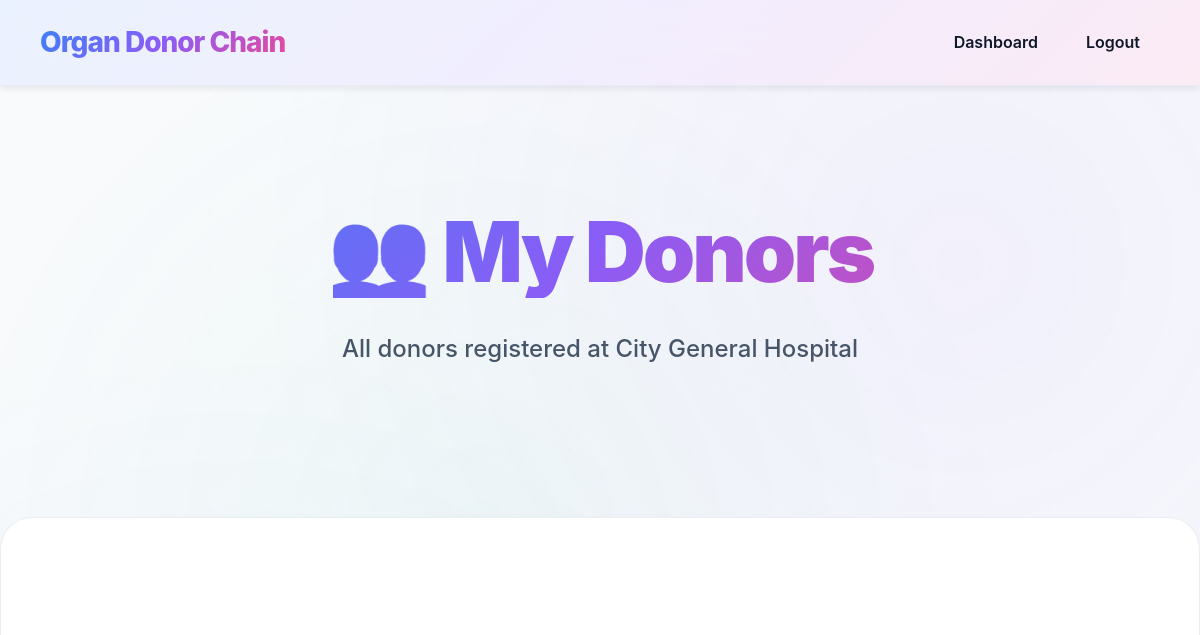
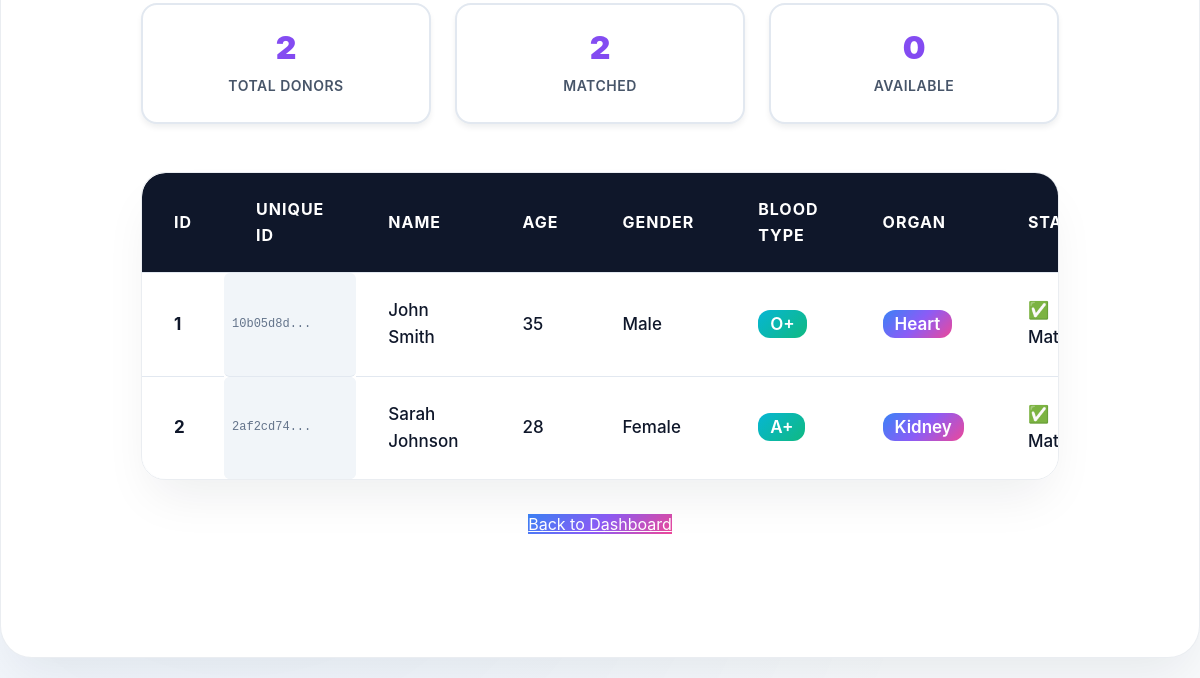
/hospital_donors (signed in), run on an earlier commit of the app's database (2 pictures, top to bottom).
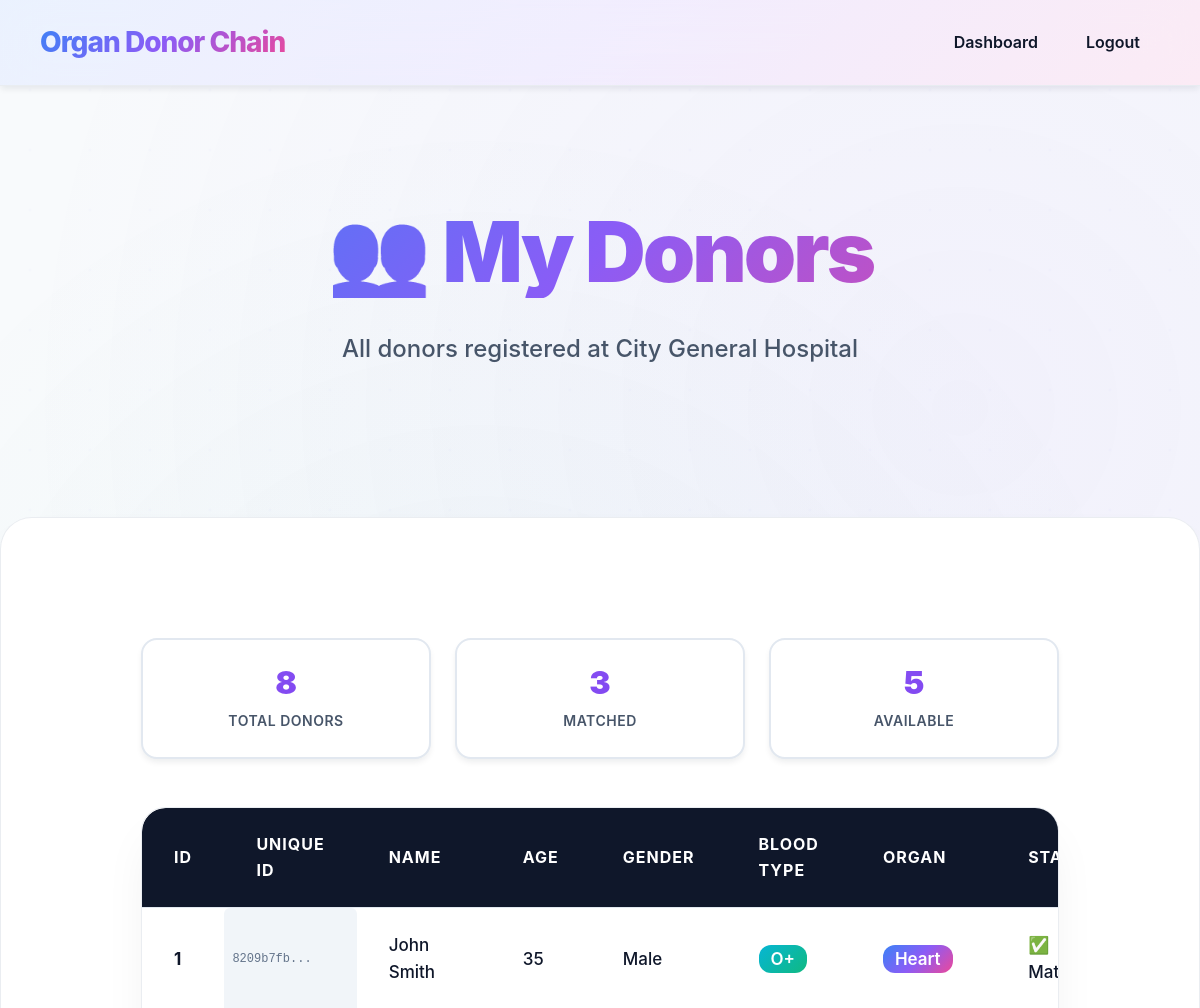
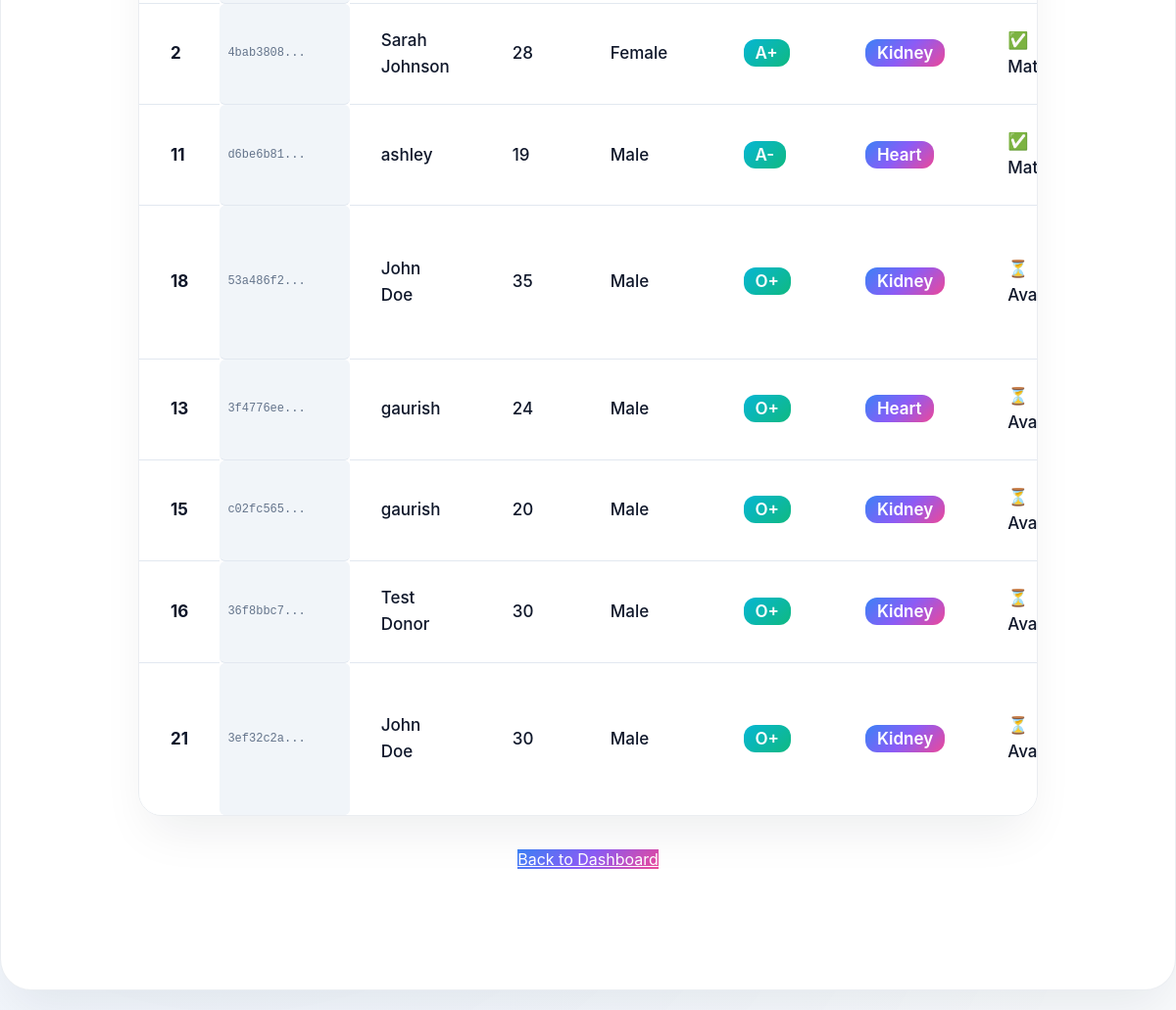
And on a later commit of the database (2 pictures, top to bottom).
### tables this page shows
CREATE TABLE donor (
        id INTEGER PRIMARY KEY AUTOINCREMENT,
        unique_id TEXT UNIQUE,
        hospital_id INTEGER,
        name TEXT,
        age INTEGER,
        gender TEXT,
        blood_type TEXT,
        organ TEXT,
        status TEXT DEFAULT 'Not Matched',
        registration_date TEXT DEFAULT CURRENT_TIMESTAMP, medical_document_path TEXT,
        FOREIGN KEY (hospital_id) REFERENCES hospital(id)
    );

### server/app.py (the view)
@app.route('/hospital_donors')
def hospital_donors():
    if 'hospital' not in session:
        return redirect('/login')
    hospital_id = session['hospital']
    hospital_name = session.get('hospital_name')
    conn = sqlite3.connect(DB)
    c = conn.cursor()
    try:
        c.execute('''
            SELECT id, unique_id, name, age, gender, blood_type, organ, status, registration_date, medical_document_path
            FROM donor
            WHERE hospital_id = ?
            ORDER BY registration_date ASC
        ''', (hospital_id,))
        donors = c.fetchall()
    except sqlite3.OperationalError:
        c.execute('''
            SELECT id, name, age, gender, blood_type, organ, status
            FROM donor
            WHERE hospital_id = ?
            ORDER BY id ASC
        ''', (hospital_id,))
        old_donors = c.fetchall()
        donors = [(d[0], 'N/A', d[1], d[2], d[3], d[4], d[5], d[6], 'N/A') for d in old_donors]
    conn.close()
    return render_template('hospital_donors.html', donors=donors, hospital_name=hospital_name)

### server/app.py (called while the page is built)
@app.template_filter('basename')
def basename_filter(path):
    if path:
        return os.path.basename(path)
    return ''

### client/templates/hospital_donors.html (shortened to what this page needs)
<!DOCTYPE html>
<html>
<head>
    <link rel="stylesheet" href="../static/style.css">
    <link rel="stylesheet" href="https://cdnjs.cloudflare.com/ajax/libs/font-awesome/6.0.0/css/all.min.css">
</head>
<body>
<nav class="navbar">
    <div class="nav-container">
        <a class="brand" href="/login">Organ Donor Chain</a>
        <ul class="nav-links">
            <li><a href="/hospital_dashboard">Dashboard</a></li>
            <li><a href="/logout">Logout</a></li>
        </ul>
    </div>
</nav>
<section class="hero">
    <div class="hero-inner">
        <h1>👥 My Donors</h1>
        <p>All donors registered at {{ hospital_name }}</p>
    </div>
</section>
<div class="container container-wide">
    <div class="stats-header">
        <div class="stat-card">
            <div class="stat-number">{{ donors|length }}</div>
            <div class="stat-label">Total Donors</div>
        </div>
        <div class="stat-card">
            <div class="stat-number">{{ donors|selectattr('7', 'equalto', 'Matched')|list|length }}</div>
            <div class="stat-label">Matched</div>
        </div>
        <div class="stat-card">
            <div class="stat-number">{{ donors|selectattr('7', 'equalto', 'Not Matched')|list|length }}</div>
            <div class="stat-label">Available</div>
        </div>
    </div>
    <div class="table-container">
        <table>
            <thead>
                <tr>
                    <th>ID</th>
                    <th>Unique ID</th>
                    <th>Name</th>
                    <th>Age</th>
                    <th>Gender</th>
                    <th>Blood Type</th>
                    <th>Organ</th>
                    <th>Status</th>
                </tr>
            </thead>
            <tbody>
                {% for donor in donors %}
                <tr>
                    <td><strong>{{ donor[0] }}</strong></td>
                    <td class="unique-id-cell">{{ donor[1][:8] }}...</td>
                    <td>{{ donor[2] }}</td>
                    <td>{{ donor[3] }}</td>
                    <td>{{ donor[4] }}</td>
                    <td><span class="blood-type-badge">{{ donor[5] }}</span></td>
                    <td><span class="organ-badge">{{ donor[6] }}</span></td>
                    <td>
                        {% if donor[7] == 'Matched' %}
                        <span class="status-badge status-matched">✅ Matched</span>
                        {% else %}
                        <span class="status-badge status-not-matched">⏳ Available</span>
                        {% endif %}
                    </td>
                </tr>
                {% endfor %}
            </tbody>
        </table>
    </div>
    <div style="margin-top: 32px; text-align: center;">
        <a href="/hospital_dashboard" class="btn-primary">Back to Dashboard</a>
    </div>
</div>
</body>
</html>

What changed in the data, as far as the page shows it:
changed donor "John Smith": donor "10b05d8d" → "8209b7fb"
changed donor "Sarah Johnson": donor "2af2cd74" → "4bab3808"
added donor: id "11", donor "d6be6b81", name "ashley", age "19", gender "Male", blood_type "A-", organ "Heart"
added donor: id "18", donor "53a486f2", name "John Doe", age "35", gender "Male", blood_type "O+", organ "Kidney"
added donor: id "13", donor "3f4776ee", name "gaurish", age "24", gender "Male", blood_type "O+", organ "Heart"
added donor: id "15", donor "c02fc565", name "gaurish", age "20", gender "Male", blood_type "O+", organ "Kidney"
added donor: id "16", donor "36f8bbc7", name "Test Donor", age "30", gender "Male", blood_type "O+", organ "Kidney"
added donor: id "21", donor "3ef32c2a", name "John Doe", age "30", gender "Male", blood_type "O+", organ "Kidney"
Also different on the page:
{{ donors|length }}: "2" → "8"
{{ donors|selectattr('7', 'equalto', 'Matched')|list|length }}: "2" → "3"
{{ donors|selectattr('7', 'equalto', 'Not Matched')|list|length }}: "0" → "5"
